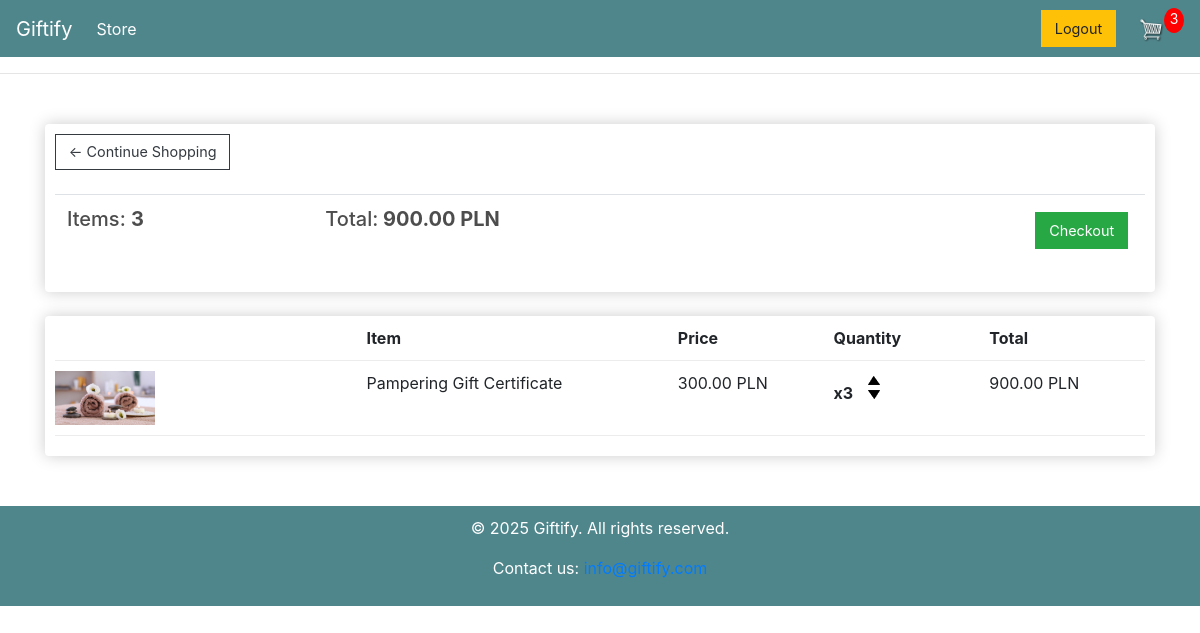
Page /cart/ (signed in) on the earlier database version.
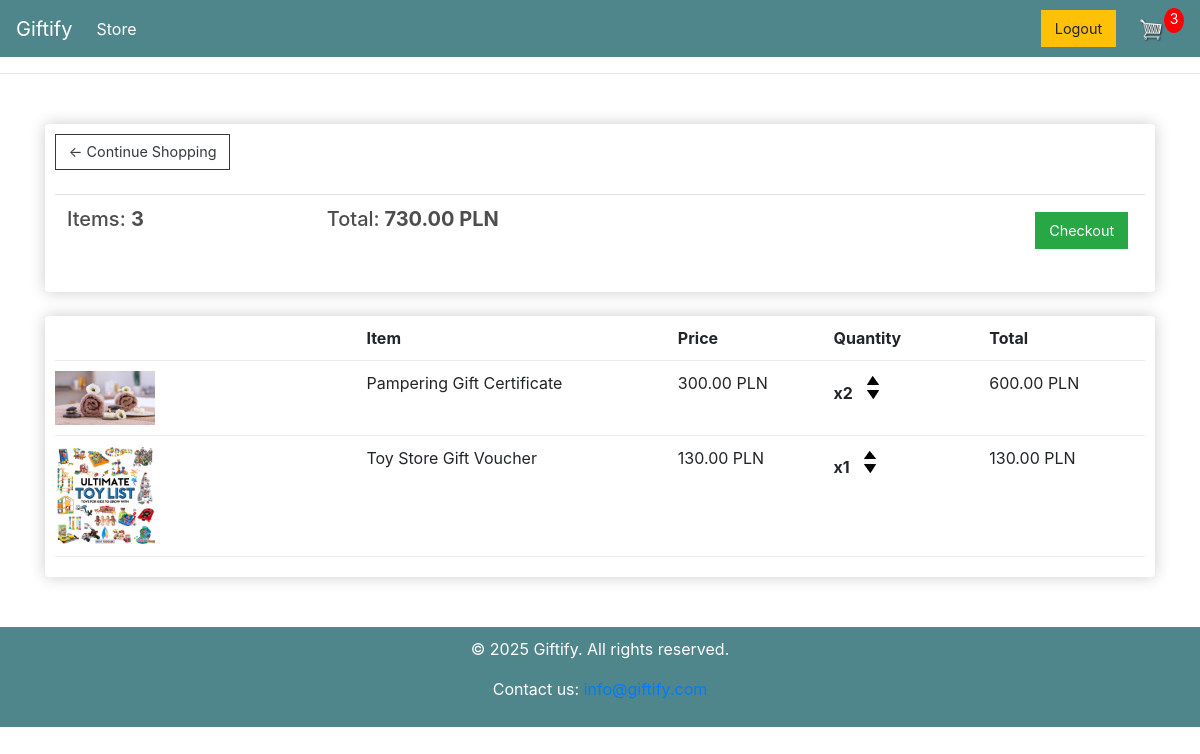
Same page on the later database version.
### store/models.py (models this page shows, shortened)
class Order(models.Model):
    customer = models.ForeignKey(Customer, on_delete=models.SET_NULL, null=True)
    date_ordered = models.DateTimeField(auto_now_add=True)
    complete = models.BooleanField(default=False)
    transaction_id = models.CharField(max_length=100, null=True)
    @property
    def get_cart_total(self):
        orderitems = self.orderitem_set.all()
        total = sum([item.get_total for item in orderitems])
        return total
    @property
    def get_cart_items(self):
        orderitems = self.orderitem_set.all()
        total = sum([item.quantity for item in orderitems])
        return total

class OrderItem(models.Model):
    product = models.ForeignKey(Product, on_delete=models.SET_NULL, null=True)
    order = models.ForeignKey(Order, on_delete=models.SET_NULL, null=True)
    quantity = models.IntegerField(default=0)
    date_added = models.DateTimeField(auto_now_add=True)
    @property
    def get_total(self):
        total = self.product.price * self.quantity
        return total

class Product(models.Model, Subject):
    name = models.CharField(max_length=200)
    price = models.DecimalField(max_digits=7, decimal_places=2)
    category = models.ForeignKey(Category, on_delete=models.SET_NULL, null=True)
    place = models.CharField(max_length=200, null=True, blank=True)
    image = models.ImageField(null=True, blank=True)
    discount = models.FloatField(default=0, help_text="Discount percentage (0-100)")
    special_mark = models.CharField(max_length=200, null=True, blank=True, help_text="Special mark for the product")
    @property
    def imageURL(self):
        try:
            url = self.image.url
        except:
            url = ""
        return url

### store/views.py (the view)
# urls.py: path("cart/", views.cart, name="cart"),
def cart(request):
    data = cartData(request)
    cartItems = data['cartItems']
    order = data['order']
    items = data['items']
    context = {"items": items, "order": order, "cartItems": cartItems}
    return render(request, "store/cart.html", context)

### store/utils.py (called while the page is built)
def cartData(request):
	if request.user.is_authenticated:
		customer = request.user.customer
		order, created = Order.objects.get_or_create(customer=customer, complete=False)
		items = order.orderitem_set.all()
		cartItems = order.get_cart_items
	else:
		cookiesData = cookieCart(request)
		cartItems = cookiesData['cartItems']
		order = cookiesData['order']
		items = cookiesData['items']
	return {'cartItems':cartItems ,'order':order, 'items':items}

### store/templates/store/cart.html
{% extends 'store/main.html' %} {% load static %} {% block content %}
<link rel="stylesheet" type="text/css" href="{% static 'css/cart.css' %}" />
<div class="row">
  <div class="col-lg-12">
    <div class="box-element">
      <a class="btn btn-outline-dark" href="{% url 'store' %}"
        >&#x2190; Continue Shopping</a
      >
      <br />
      <br />
      <table class="table">
        <tr>
          <th>
            <h5>Items: <strong>{{order.get_cart_items}}</strong></h5>
          </th>
          <th>
            <h5>
              Total:<strong> {{order.get_cart_total|floatformat:2}} PLN</strong>
            </h5>
          </th>
          <th>
            <a
              style="float: right; margin: 5px"
              class="btn btn-success"
              href="{% url 'checkout' %}"
              >Checkout</a
            >
          </th>
        </tr>
      </table>
    </div>
    <br />
    <div class="box-element">
      <div class="cart-row">
        <div style="flex: 2"></div>
        <div style="flex: 2"><strong>Item</strong></div>
        <div style="flex: 1"><strong>Price</strong></div>
        <div style="flex: 1"><strong>Quantity</strong></div>
        <div style="flex: 1"><strong>Total</strong></div>
      </div>
      {% for item in items %}
      <div class="cart-row">
        <div style="flex: 2">
          <img class="row-image" src="{{item.product.imageURL}}" />
        </div>
        <div style="flex: 2"><p>{{item.product.name}}</p></div>
        <div style="flex: 1">
          <p>{{item.product.price|floatformat:2}} PLN</p>
        </div>
        <div style="flex: 1">
          <p class="quantity">x{{item.quantity}}</p>
          <div class="quantity">
            <img
              data-product="{{item.product.id}}"
              data-action="add"
              class="chg-quantity update-cart"
              src="{% static  'images/arrow-up.png' %}"
            />
            <img
              data-product="{{item.product.id}}"
              data-action="remove"
              class="chg-quantity update-cart"
              src="{% static  'images/arrow-down.png' %}"
            />
          </div>
        </div>
        <div style="flex: 1">
          <p>{{item.get_total|floatformat:2}} PLN</p>
        </div>
      </div>
      {% endfor %}
    </div>
  </div>
</div>
{% endblock content %}

### store/templates/store/main.html (shortened to what this page needs)
<!doctype html>
{% load static %}
<html lang="en">
  <head>
    <link
      rel="stylesheet"
      href="https://stackpath.bootstrapcdn.com/bootstrap/4.4.1/css/bootstrap.min.css"
    />
    <link rel="stylesheet" type="text/css" href="{% static 'css/main.css' %}" />
  </head>
  <body>
    <div class="main-content">
      <nav class="navbar navbar-expand-lg navbar-dark bg-dark">
        <a class="navbar-brand" href="{% url 'store' %}">Giftify</a>
        <div class="collapse navbar-collapse" id="navbarSupportedContent">
          <ul class="navbar-nav mr-auto">
            <li class="nav-item active">
              <a class="nav-link" href="{% url 'store' %}"
                >Store <span class="sr-only">(current)</span></a
              >
            </li>
          </ul>
          <div class="form-inline my-2 my-lg-0">
            {% if user.is_authenticated %}
            <a href="{% url 'logout' %}" class="btn btn-warning">Logout</a>
            {% else %}
            <a href="{% url 'login' %}" class="btn btn-warning">Login</a>
            <a href="{% url 'register' %}" class="btn btn-secondary ml-2"
              >Register</a
            >
            {% endif %}
            <a href="{% url 'cart' %}">
              <img id="cart-icon" src="{% static 'images/cart.png' %}" />
            </a>
            <p id="cart-total">{{cartItems}}</p>
          </div>
        </div>
      </nav>
      <hr />
      <div class="container">
        <br />
        {% block content %} {% endblock content %}
      </div>
    </div>
    <footer class="footer">
      <div class="container">
        <p>&copy; 2025 Giftify. All rights reserved.</p>
        <p>
          Contact us: <a href="mailto:info@giftify.com">info@giftify.com</a>
        </p>
      </div>
    </footer>
  </body>
</html>

### static/css/main.css (style rules this page uses)
* { margin: 0; padding: 0; box-sizing: border-box; }
body { display: flex; flex-direction: column; min-height: 100vh; margin: 0; }
h1, h2, h3, h4, h5, h6 { color: hsl(0, 0%, 30%); }
.col-lg-4, .col-lg-6, .col-lg-8, .col-lg-12 { margin-top: 10px; }
.row-image { width: 100px; }
.box-element { box-shadow: hsl(0, 0%, 80%) 0 0 16px; background-color: #fff; border-radius: 4px; padding: 10px; }
.bg-dark { background-color: #4f868c !important; }
#cart-icon { width: 25px; display: inline-block; margin-left: 15px; }
#cart-total { display: block; text-align: center; color: #fff; background-color: red; width: 20px; height: 25px; border-radius: 50%; font-size: 14px; }
.btn { border-radius: 0; margin-right: 0.5rem; padding: 0.4rem 0.8rem; font-size: 0.9rem; }
.footer { margin-top: 50px; background-color: #4f868c; color: #fff; padding: 10px; text-align: center; width: 100%; position: relative; box-sizing: border-box; }

### static/css/cart.css (style rules this page uses)
.cart-row { display: flex; align-items: flex-stretch; padding-bottom: 10px; margin-bottom: 10px; border-bottom: 1px solid #ececec; }
.quantity { display: inline-block; font-weight: 700; padding-right: 10px; }
.chg-quantity { width: 12px; cursor: pointer; display: block; margin-top: 5px; transition: 0.1s; }

Differences in the rows shown:
changed through a linked row, Order: get_cart_total "900.00" → "730.00"
changed OrderItem "Pampering Gift Certificate": quantity "3" → "2"; get_total "900.00" → "600.00"
added OrderItem: product.imageURL (picture), product.name "Toy Store Gift Voucher", product.price "130.00", quantity "1", get_total "130.00"
